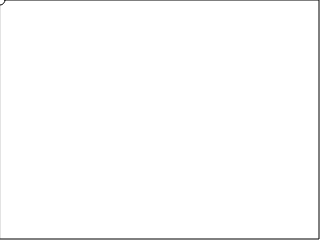
Frame 1 (no input)
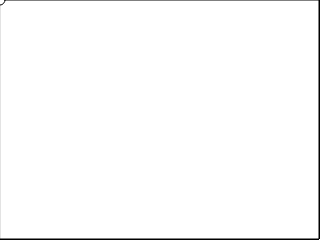
Frame 60 (no input)
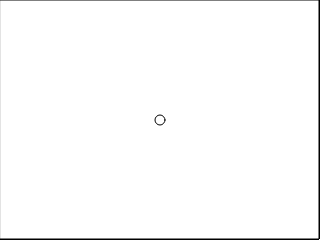
Frame 120 (the mouse pressed at the canvas centre since frame 60)

The p5.js sketch that drew these frames (run headless with seeded random() and noise() and a simulated clock; from frame 60 on, the mouse is pressed at the canvas centre):

// p5.js sketch
// ── sketch.js
function setup() {
  createCanvas(320, 240);
}

function draw() {
  rect(0,0,width-1, height-1);
  ellipse(mouseX, mouseY, 10, 10);
}
